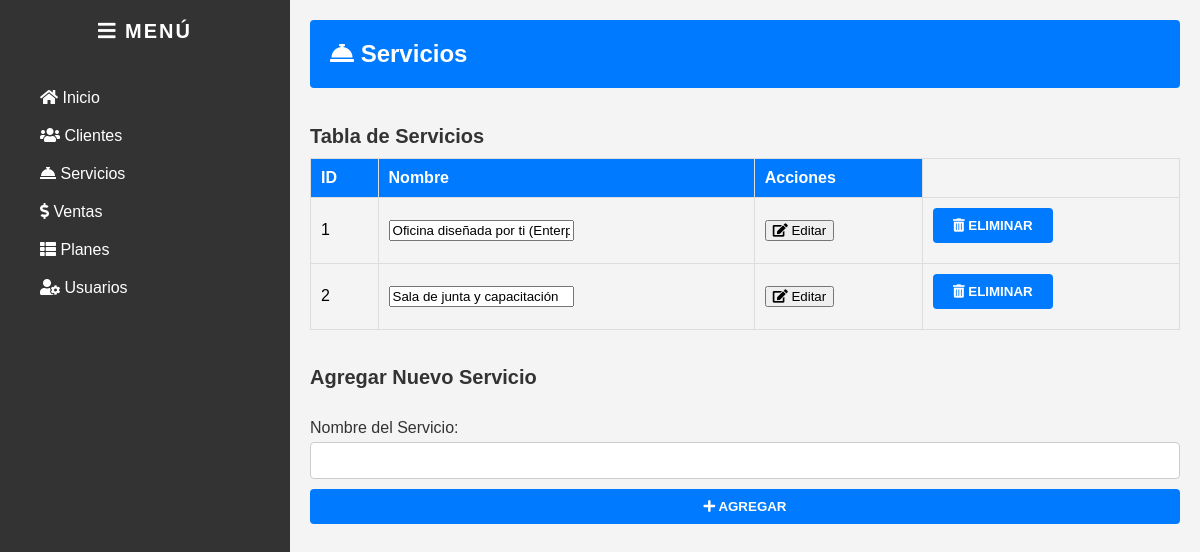
The page /interfaces/Servicios.php on the database as committed earlier.
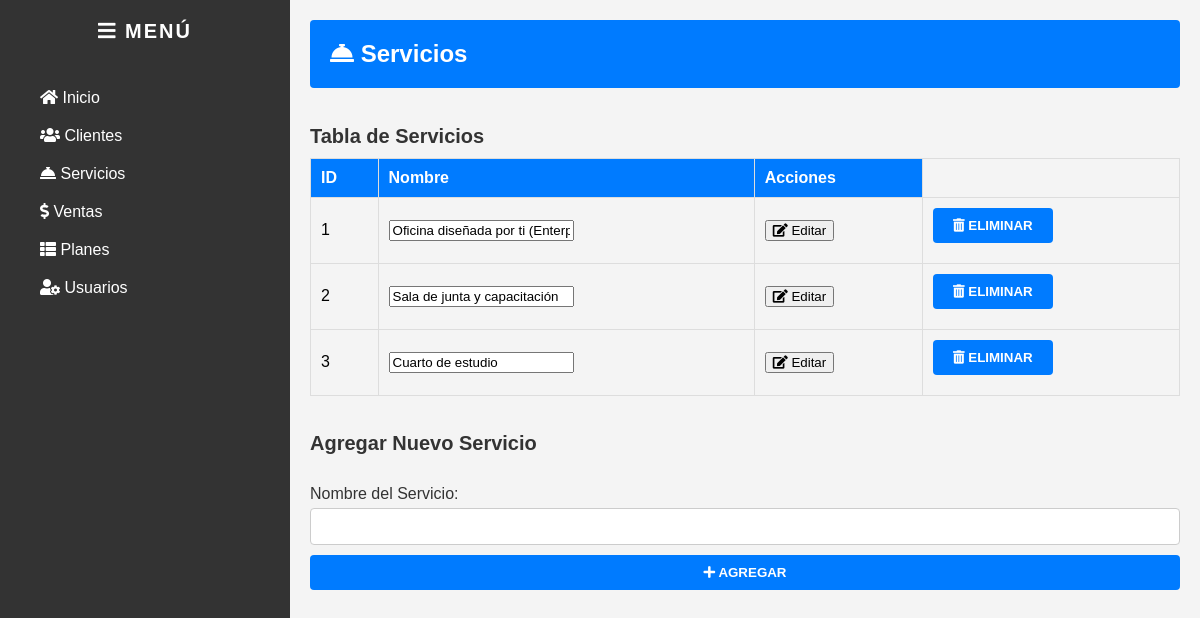
The same page on the database as committed later.
### tables this page shows
CREATE TABLE `Servicios` (
  `id` int NOT NULL AUTO_INCREMENT,
  `nombre` varchar(255) DEFAULT NULL,
  PRIMARY KEY (`id`)
);

### interfaces/Servicios.php (the view, shortened to what this page needs)
<?php
include '../controllers/conn.php';
$sql = "SELECT * FROM Servicios";
$result = $con->query($sql);
?>
<!DOCTYPE html>
<html lang="es">
<head>
    <link rel="stylesheet" href="css/dashboard.css">
    <link rel="stylesheet" href="https://cdnjs.cloudflare.com/ajax/libs/font-awesome/5.15.1/css/all.min.css">
</head>
<body>
    <div class="dashboard">
        <div class="sidebar">
            <h3><i class="fas fa-bars"></i> Menú</h3>
            <ul>
                <li><a href="dashboard.php"><i class="fas fa-home"></i> Inicio</a></li>
                <li><a href="Clientes.php"><i class="fas fa-users"></i> Clientes</a></li>
                <li><a href="Servicios.php"><i class="fas fa-concierge-bell"></i> Servicios</a></li>
                <li><a href="ventas.php"><i class="fas fa-dollar-sign"></i> Ventas</a></li>
                <li><a href="Plan.php"><i class="fas fa-th-list"></i> Planes</a></li>
                <li><a href="users.php"><i class="fas fa-user-cog"></i> Usuarios</a></li>
            </ul>
        </div>
        <div class="main-content">
            <header>
                <h1><i class="fas fa-concierge-bell"></i> Servicios</h1>
            </header>
            <div class="content">
                <h2>Tabla de Servicios</h2>
                <table>
                    <thead>
                        <tr>
                            <th>ID</th>
                            <th>Nombre</th>
                            <th>Acciones</th>
                        </tr>
                    </thead>
                    <tbody>
                        <?php if ($result->num_rows > 0): ?>
                            <?php while($row = $result->fetch_assoc()): ?>
                                <tr>
                                    <form method="POST" style="display:inline;">
                                        <td><?php echo $row['id']; ?></td>
                                        <td><input type="text" name="edit_nombre" value="<?php echo $row['nombre']; ?>"></td>
                                        <td>
                                            <button type="submit"><i class="fas fa-edit"></i> Editar</button>
                                        </td>
                                    </form>
                                    <td>
                                        <form method="POST" style="display:inline;">
                                            <button type="submit" onclick="return confirm('¿Estás seguro de que deseas eliminar este registro?');">
                                                <i class="fas fa-trash-alt"></i> Eliminar
                                            </button>
                                        </form>
                                    </td>
                                </tr>
                            <?php endwhile; ?>
                        <?php else: ?>
                            <tr>
                                <td colspan="3">No hay registros</td>
                            </tr>
                        <?php endif; ?>
                    </tbody>
                </table>
                <h2>Agregar Nuevo Servicio</h2>
                <form method="POST">
                    <label for="add_nombre">Nombre del Servicio:</label>
                    <input type="text" id="add_nombre" name="add_nombre" required>
                    <button type="submit"><i class="fas fa-plus"></i> Agregar</button>
                </form>
            </div>
        </div>
    </div>
</body>
</html>

Rows that differ between the two databases and show on the page:
added servicios: id "3", edit_nombre "Cuarto de estudio"
